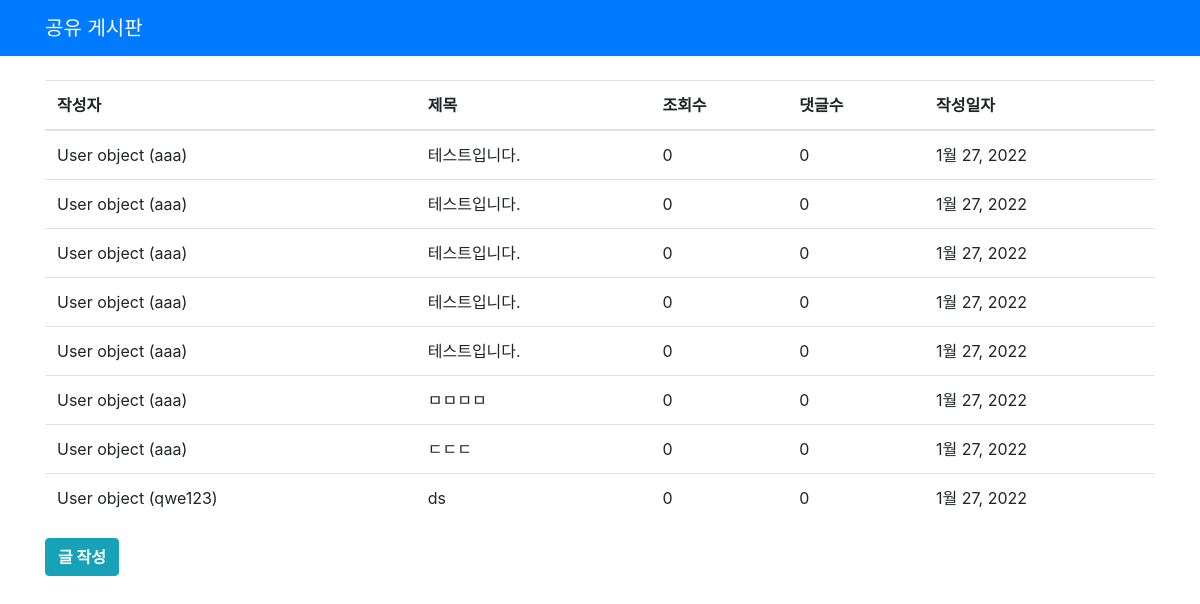
The page /board/share/ on the database its author committed.
### boardapp/models.py (models this page shows, shortened)
class Topic(models.Model):
    message = models.TextField(max_length=5000,null=True) #content
    subject = models.CharField(max_length=255) #title
    last_updated =  models.DateField(auto_now_add=True, null=True)
    writter = models.ForeignKey("userapp.User", related_name='topics',on_delete=models.CASCADE, null=True)

### userapp/models.py (models this page shows)
class User(models.Model):
    id = models.CharField(max_length=20 ,primary_key=True)
    pw = models.CharField(max_length=45)
    name = models.CharField(max_length=45)
    birth = models.CharField(max_length=45)
    mail = models.CharField(max_length=45)
    reportCnt = models.IntegerField(default=0)
    file = models.FileField(upload_to='%Y/%m/%d')

### boardapp/views.py (the view)
# urls.py: path('share/',views.share, name = 'share'),
def share(request):
    topics = Topic.objects.all()
    return render(request,'boardapp/share.html',{'topics':topics})

### templates/boardapp/share.html
{% extends 'boardapp/sharebase.html' %}
{% block boardhead %}
    <table class="table">
        <thead  class="thead-inverse">
            <tr>
                <th>작성자</th>
                <th>제목</th>
                <th>조회수</th>
                <th>댓글수</th>
                <th>작성일자</th>
            </tr>
        </thead>
        <tbody>
            {% for topic in topics %}
            <tr>
                <td>{{topic.writter}}</td>
                <td>{{topic.subject }}</td>
                <td>0</td>
                <td>0</td>
                <td>{{topic.last_updated}}</td>
            </tr>
            {% endfor %}
        </tbody>
    </table>
    <div class="mb-4">
        <a href='/board/new/' class="btn btn-info"><b>글 작성</b></a>
    </div>
{% endblock %}

### rows shown on the page
Topic: writter "User object (aaa)", subject "테스트입니다.", last_updated "1월 27, 2022"
Topic: writter "User object (aaa)", subject "테스트입니다.", last_updated "1월 27, 2022"
Topic: writter "User object (aaa)", subject "테스트입니다.", last_updated "1월 27, 2022"
Topic: writter "User object (aaa)", subject "테스트입니다.", last_updated "1월 27, 2022"
Topic: writter "User object (aaa)", subject "테스트입니다.", last_updated "1월 27, 2022"
Topic: writter "User object (aaa)", subject "ㅁㅁㅁㅁ", last_updated "1월 27, 2022"
Topic: writter "User object (aaa)", subject "ㄷㄷㄷ", last_updated "1월 27, 2022"
Topic: writter "User object (qwe123)", subject "ds", last_updated "1월 27, 2022"
